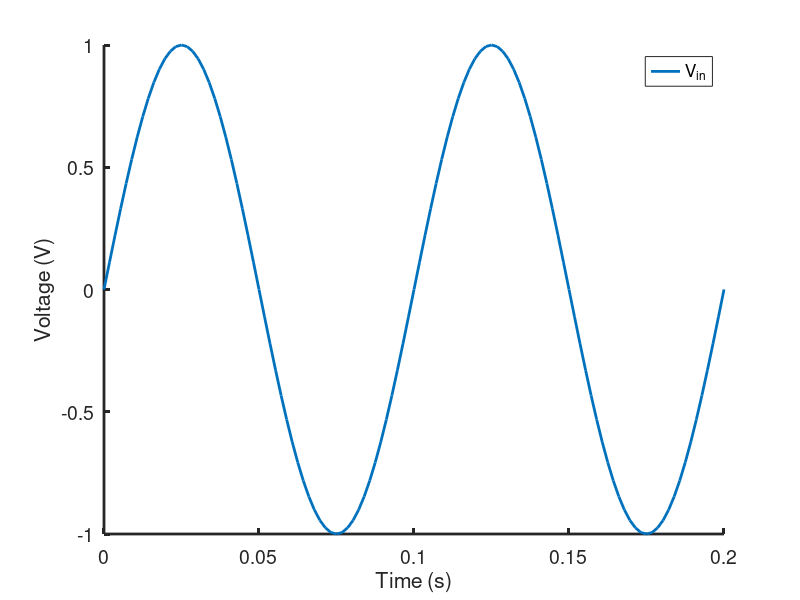

The MATLAB source for this figure: (Note: this script raises an error after producing the figure.)
%% Setup and compute model
% constants
R = 1000; %resitance
C = 1*10^-6; %capacitance
f = 10; %frequency in hertz (10 Hz - 10,000 Hz)
xrange = [0 2*1/f];

%% Plot model
figure();
hold on;
%plot the input voltage
fplot(@(t) sin(2*pi*f*t), xrange, 'linewidth', 2); 
% %plot the voltage across capacitor in circuit A
% fplot(@(t) VC_out(t, R, C, f), xrange, 'linewidth', 2); 
% %plot the voltage across the resistor in circuit B
% fplot(@(t) VR_out(t, R, C, f), xrange, 'linewidth', 2); 

set(gca, 'linewidth', 2);
set(gca, 'fontsize', 14);
xlabel("Time (s)")
ylabel("Voltage (V)");
legend("V_{in}", "VC_{out}", "VR_{out}");
hold off;

sym t;
V_in(t) = sin(2*pi*f*t);

sym t;
i(t) = functionalDerivative(V_in(t), t)*C;

sym t
VR_out(t) = i(t)*R;

sym t;
VC_out(t) = V_in(t) - VR_out(t);


% % function for input voltage
% function voltage = V_in(t, f)
%      voltage = sin(2*pi*f*t);
% end

% % function for current
% function current = i(t, C, f)
%     D = functionalDerivative(V_in(t, f), t);
%     current = C*D(t, f);
% end

% % function for circuit A (capacitor)
% function voltage = VC_out(t, R, C, f)
%      voltage = V_in(t, f) - VR_out(t, R, C, f);
% end

% % function for circuit B (resistor)
% function voltage = VR_out(t, R, C, f)
%      voltage = R*i(t, C, f); 
% end